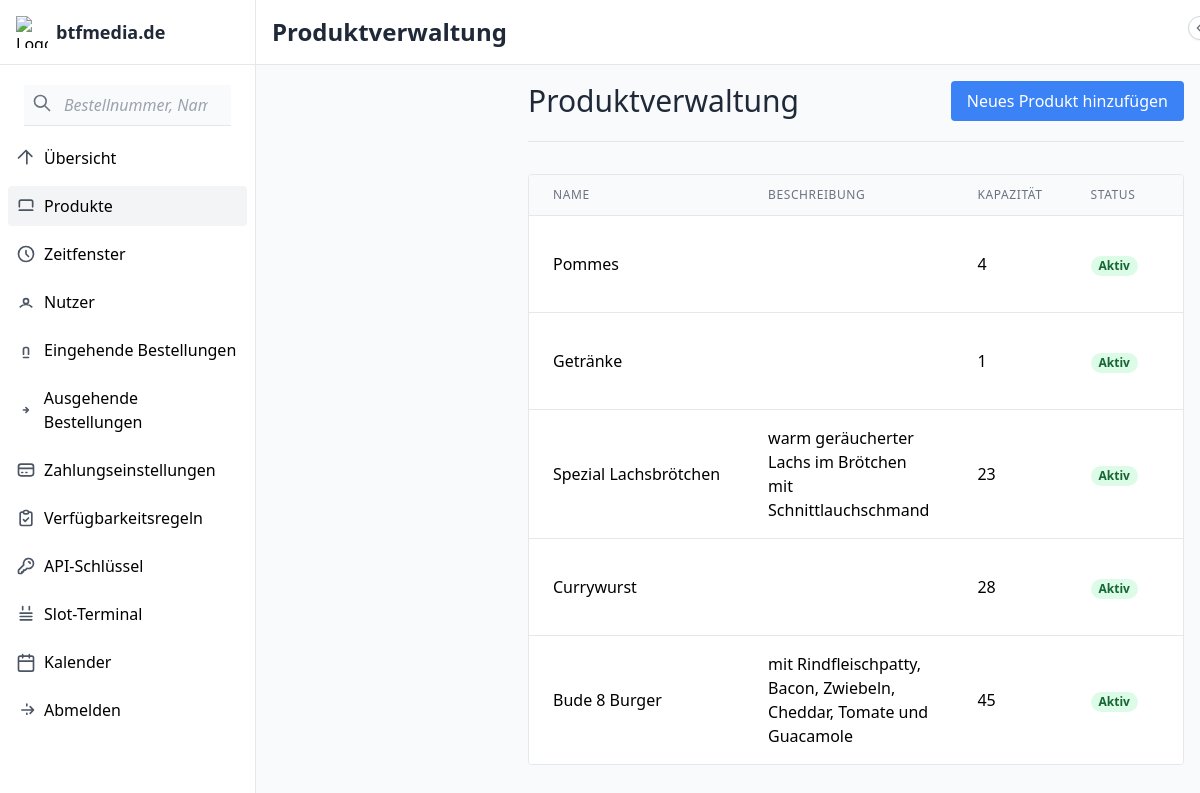
/admin/products (signed in), run on the app's committed database.
### tables this page shows
CREATE TABLE product_classes (
    id INTEGER PRIMARY KEY AUTOINCREMENT,
    name TEXT NOT NULL,
    description TEXT,
    base_price DECIMAL(10,2) NOT NULL,
    capacity INTEGER NOT NULL,
    image_url TEXT,
    label TEXT,
    product_type TEXT NOT NULL,
    active BOOLEAN NOT NULL DEFAULT 1,
    deleted BOOLEAN NOT NULL DEFAULT 0,
    created TIMESTAMP NOT NULL DEFAULT CURRENT_TIMESTAMP
, min_production_time INTEGER DEFAULT 0, min_preparation_time INTEGER DEFAULT 0, default_stock INTEGER DEFAULT 0);

### app.py (the view)
@app.route('/admin/products', endpoint='manage_products')
@login_required
def manage_products():
    if current_user.role != 'admin':
        return redirect(url_for('index'))
    conn = get_db_connection()
    product_classes = conn.execute('SELECT * FROM product_classes WHERE deleted = 0').fetchall()
    conn.close()
    return render_template('admin/products.html', product_classes=product_classes)

### app.py (called while the page is built)
@app.before_request
def restrict_debug_routes():
    if request.endpoint in ['search'] and not current_user.is_authenticated:
        return redirect(url_for('login'))
    if request.endpoint == 'search' and current_user.role != 'admin':
        flash("Zugriff verweigert", 'error')
        return redirect(url_for('index'))

def get_db_connection():
    conn = sqlite3.connect(app.config['DATABASE'])
    conn.row_factory = sqlite3.Row
    return conn

@login_manager.user_loader
def load_user(user_id):
    return User.get(user_id)

def check_reminders():
    now = datetime.now()
    reminder_time = now + timedelta(minutes=15)
    reminder_time_str = reminder_time.strftime('%Y-%m-%d %H:%M')
    conn = get_db_connection()
    orders = conn.execute('''
        SELECT * FROM orders
        WHERE status NOT IN ('completed', 'cancelled')
        AND datetime(pickup_date || ' ' || pickup_time)
            BETWEEN datetime(?) AND datetime(?, '+1 minute')
        AND reminder_sent = 0
    ''', (reminder_time_str, reminder_time_str)).fetchall()
    for order in orders:
        send_pickup_reminder(order)
        conn.execute('UPDATE orders SET reminder_sent = 1 WHERE id = ?', (order['id'],))
    conn.commit()
    conn.close()

@app.before_request
def before_every_request():
    check_reminders()

    @staticmethod
    def get(user_id):
        conn = get_db_connection()
        user = conn.execute('SELECT * FROM users WHERE id = ?', (user_id,)).fetchone()
        conn.close()
        if user:
            return User(user['id'], user['username'], user['password'], user['role'])
        return None

### templates/admin/products.html (shortened to what this page needs)
{% extends 'admin/base.html' %}
{% block header %}Produktverwaltung{% endblock %}
{% block content %}
<div class="container mx-auto">
    <div class="flex flex-wrap items-center justify-between mb-8 border-b pb-5">
        <h1 class="text-3xl font-light text-gray-800">Produktverwaltung</h1>
        <a href="{{ url_for('add_product_class') }}" class="bg-blue-500 hover:bg-blue-600 text-white px-4 py-2 rounded transition duration-150">Neues Produkt hinzufügen</a>
    </div>
    <div class="bg-white border border-gray-200 rounded overflow-hidden">
        <table class="min-w-full divide-y divide-gray-200">
            <thead class="bg-gray-50">
                <tr>
                    <th scope="col" class="px-6 py-3 text-left text-xs font-medium text-gray-500 uppercase tracking-wider">Name</th>
                    <th scope="col" class="px-6 py-3 text-left text-xs font-medium text-gray-500 uppercase tracking-wider">Beschreibung</th>
                    <th scope="col" class="px-6 py-3 text-left text-xs font-medium text-gray-500 uppercase tracking-wider">Kapazität</th>
                    <th scope="col" class="px-6 py-3 text-left text-xs font-medium text-gray-500 uppercase tracking-wider">Status</th>
                    <th scope="col" class="px-6 py-3 text-left text-xs font-medium text-gray-500 uppercase tracking-wider">Aktionen</th>
                </tr>
            </thead>
            <tbody class="bg-white divide-y divide-gray-200">
                {% for product_class in product_classes %}
                <tr>
                    <td class="px-6 py-4 whitespace-nowrap">{{ product_class.name }}</td>
                    <td class="px-6 py-4">{{ product_class.description }}</td>
                    <td class="px-6 py-4 whitespace-nowrap">{{ product_class.capacity }}</td>
                    <td class="px-6 py-4 whitespace-nowrap">
                        {% if product_class.active %}
                        <span class="px-2 inline-flex text-xs leading-5 font-semibold rounded-full bg-green-100 text-green-800">Aktiv</span>
                        {% else %}
                        <span class="px-2 inline-flex text-xs leading-5 font-semibold rounded-full bg-gray-100 text-gray-800">Inaktiv</span>
                        {% endif %}
                    </td>
                    <td class="px-6 py-4 whitespace-nowrap">
                    </td>
                </tr>
                {% endfor %}
            </tbody>
        </table>
    </div>
</div>
{% endblock %}

### data on the page
product_classes: name "Pommes", capacity "4", active "Aktiv"
product_classes: name "Getränke", capacity "1", active "Aktiv"
product_classes: name "Spezial Lachsbrötchen", description "warm geräucherter Lachs im Brötchen mit Schnittlauchschmand", capacity "23", active "Aktiv"
product_classes: name "Currywurst", capacity "28", active "Aktiv"
product_classes: name "Bude 8 Burger", description "mit Rindfleischpatty, Bacon, Zwiebeln, Cheddar, Tomate und Guacamole", capacity "45", active "Aktiv"
